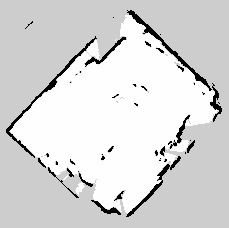
#> input picture mapping/testmap1.jpg, 229 x 228 px
$ python mapmaker.py
#> lines starting #> are read from the running program, lines starting #| are printed output that depends on the picture; after the words box and inside, x2 and y2 are one past the last pixel; in counts of white or black regions, pixels touching at a corner belong together
from PIL import Image
import numpy as np

#이미지(맵) 불러오기
img = Image.open('testmap1.jpg')
#> img is the input picture: PIL image 229x228 L; min 0, max 255, mean 215.4
# 이미지를 np array로 변환
originalmap = np.array(img)
# 명암 값에 따라 갈 수 없는 곳은 1, 갈 수 있는 곳은 0으로 바꿔줌
# 여기서의 기준값은 220
originalmap[originalmap < 220] = 1
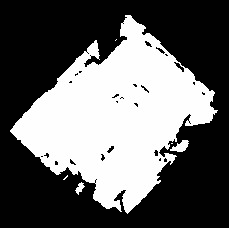
#> originalmap: shape (228, 229); min 1, max 255, mean 100.9
originalmap[originalmap > 220] = 0
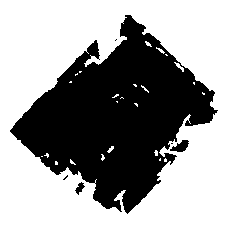
#> originalmap: shape (228, 229); values 0 (black) and 1 (white), 60.5% white; 6 black regions (3 under 20 px), largest, box (x1, y1, x2, y2) and area: (10, 15, 218, 214) 20424, (170, 140, 189, 152) 131, (75, 182, 85, 195) 62
pass

#-----장애물 두께 넓히기-----#
# 성능 최악!!!!!!!!! 어차피 global map은 처음 한번만 돌리니 성능 신경쓰지 않았음... 4중 반복문><
goThicker = True #True일때만 작동
# 얼마나 두껍게 할건지
thicker = 5
newmap = np.array(np.zeros(originalmap.shape))

if goThicker:
    for i in range(originalmap.shape[0]):
        for j in range(originalmap.shape[1]):
            if originalmap[i][j] == 1:
                for n in range(-(thicker-1), thicker):
                    for m in range(-(thicker-1), thicker):
                        if (0 <= i + n < originalmap.shape[0]) and (0 <= j + m < originalmap.shape[1]):
                            newmap[i + n][j + m] = 1
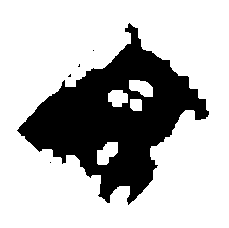
#> newmap: shape (228, 229) float64; values 0 (black) and 1 (white), 72.5% white; 5 black regions (4 under 20 px), largest, box (x1, y1, x2, y2) and area: (17, 23, 209, 205) 14346


np.save('originalmap.npy',originalmap)
np.save('newmap.npy', newmap)

pass
